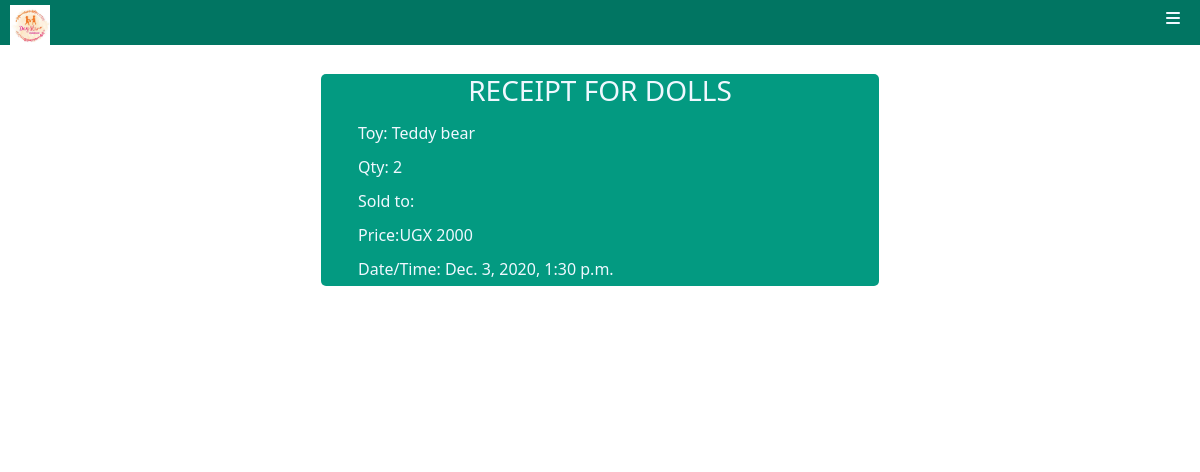
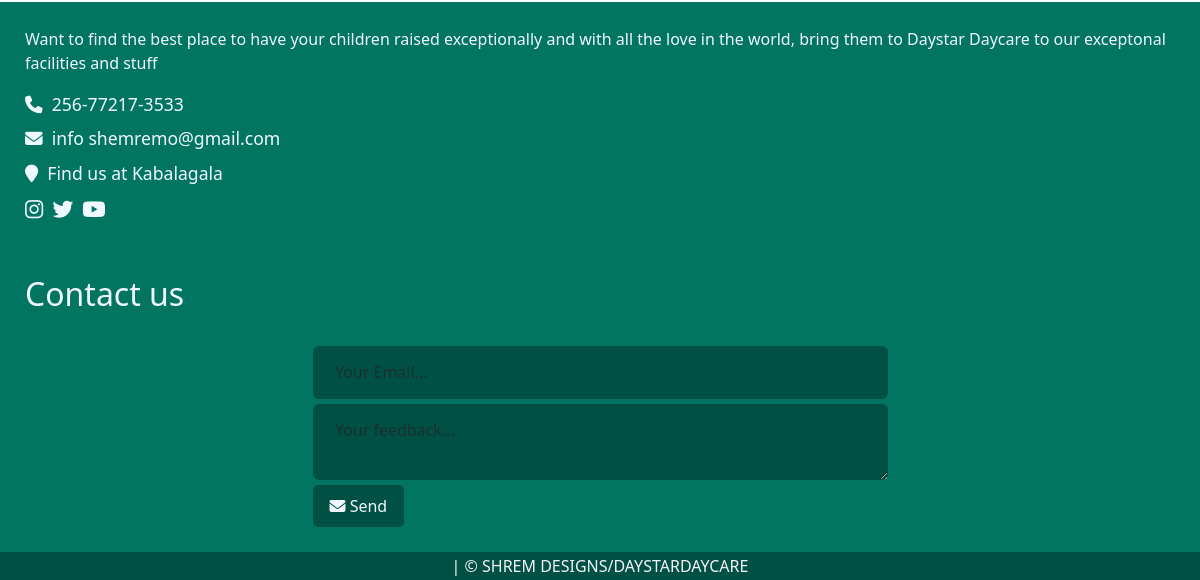
The page /salerecord/ (signed in) on the database as committed earlier (2 pictures, top to bottom).
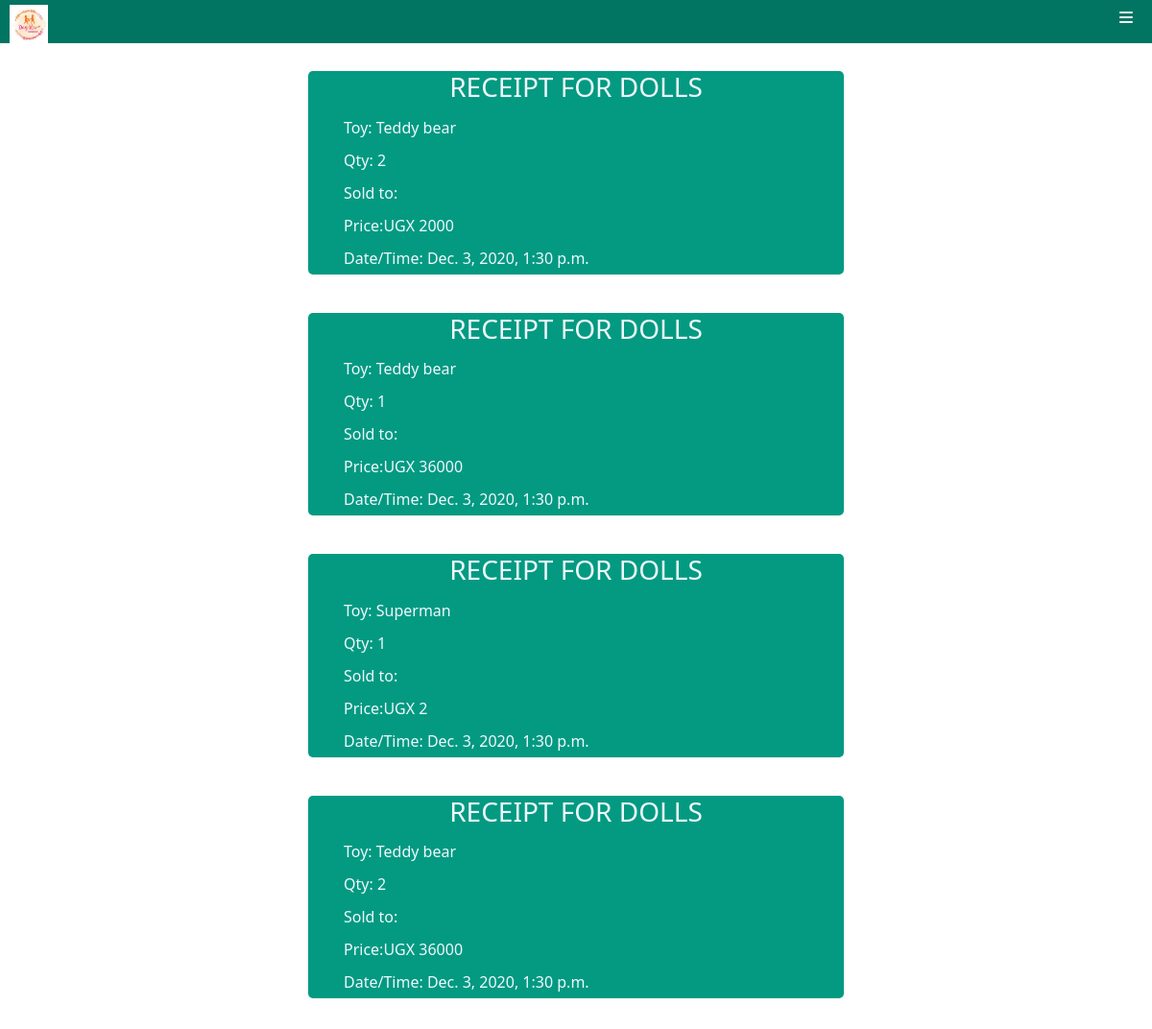
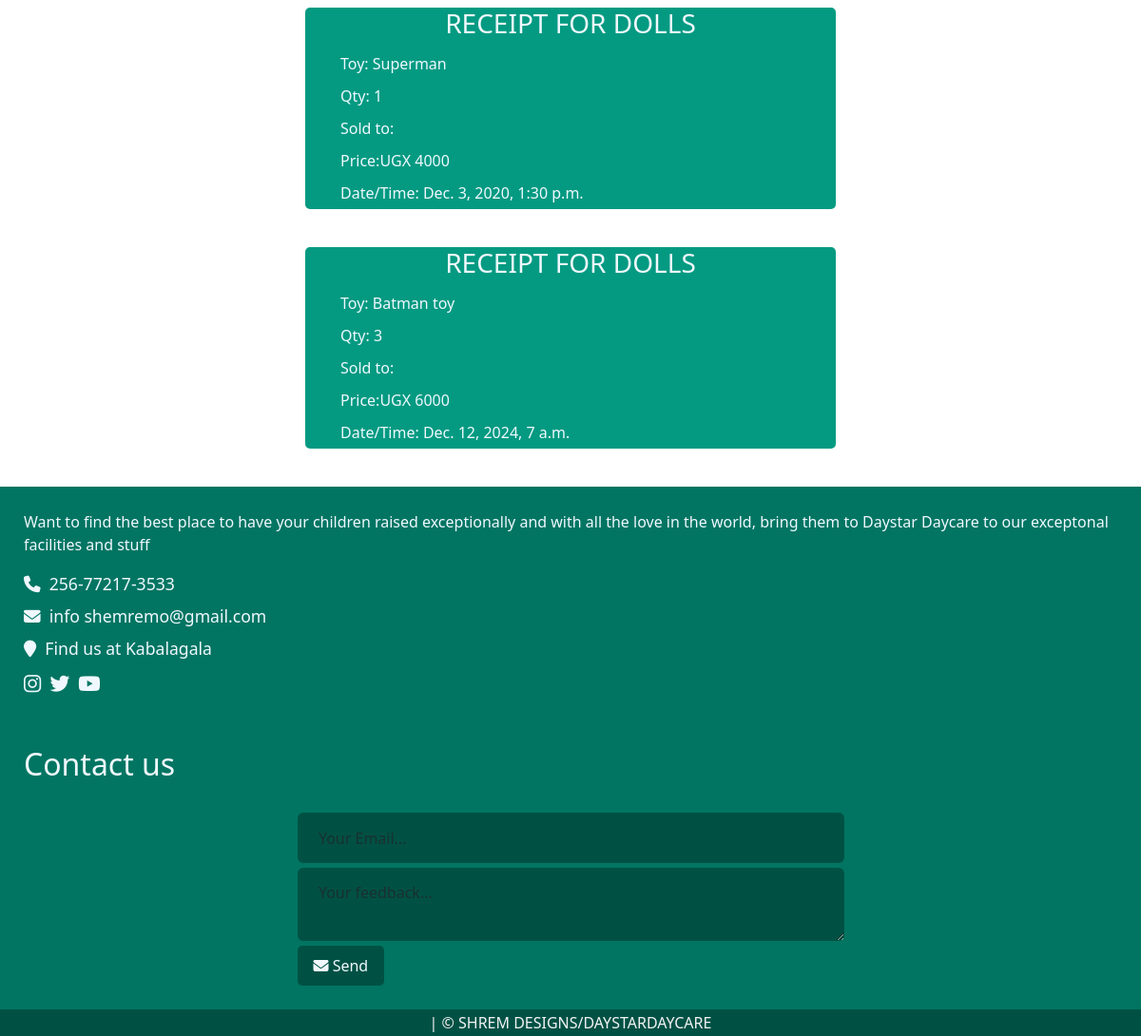
The same page on the database as committed later (2 pictures, top to bottom).
### Daystarapp/models.py (models this page shows)
class Sales(models.Model):
    doll_item = models.ForeignKey(Dollstall, on_delete=models.CASCADE)
    quantity = models.IntegerField(null=True, blank=True)
    sell_to_baby = models.ForeignKey(Babiesreg, on_delete=models.CASCADE)
    total_price = models.IntegerField(null=True, blank=True)
    datesale = models.DateTimeField(null=True, blank=True)

class Dollstall(models.Model):
    dolls = models.CharField(max_length=50, blank=True)
    quantity = models.IntegerField(null=True, blank=True)
    unitprice = models.IntegerField(null = True, blank=True)
    def __str__(self):
        return self.dolls

### Daystarapp/views.py (the view)
# urls.py: path('salerecord/', views.salerecord, name='salerecord'),
@login_required(login_url='index')
def salerecord(request):
    sale = Sales.objects.all()
    return render(request, 'Daystarapp/salerecord.html', {'sale': sale})

### Daystarapp/templates/Daystarapp/salerecord.html (shortened to what this page needs)
{% extends 'Daystarapp/base.html' %}
{% load crispy_forms_tags %}
{% load bootstrap5 %}
{% load static %}
{% block content %}
<br>
<div class="container" style="min-height: 400px;">
 {% for sits in sale %}
  <div class="receipt">
    <h3>RECEIPT FOR DOLLS</h3>
    <ul class="list-receipt">
      <li>Toy: {{sits.doll_item}}</li>
      <li>Qty: {{sits.quantity}}</li>
      <li>Sold to: {{sits.sell_to}}</li>
      <li>Price:UGX {{sits.total_price}}</li>
      <li>Date/Time: {{sits.datesale}}</li>
    </ul>
  </div>
  <br>
 {% endfor %}
</div>
{% endblock %}

Rows that differ between the two databases and show on the page:
added Sales: doll_item "Teddy bear", quantity "1", total_price "36000", datesale "Dec. 3, 2020, 1:30 p.m."
added Sales: doll_item "Superman", quantity "1", total_price "2", datesale "Dec. 3, 2020, 1:30 p.m."
added Sales: doll_item "Teddy bear", quantity "2", total_price "36000", datesale "Dec. 3, 2020, 1:30 p.m."
added Sales: doll_item "Superman", quantity "1", total_price "4000", datesale "Dec. 3, 2020, 1:30 p.m."
added Sales: doll_item "Batman toy", quantity "3", total_price "6000", datesale "Dec. 12, 2024, 7 a.m."
